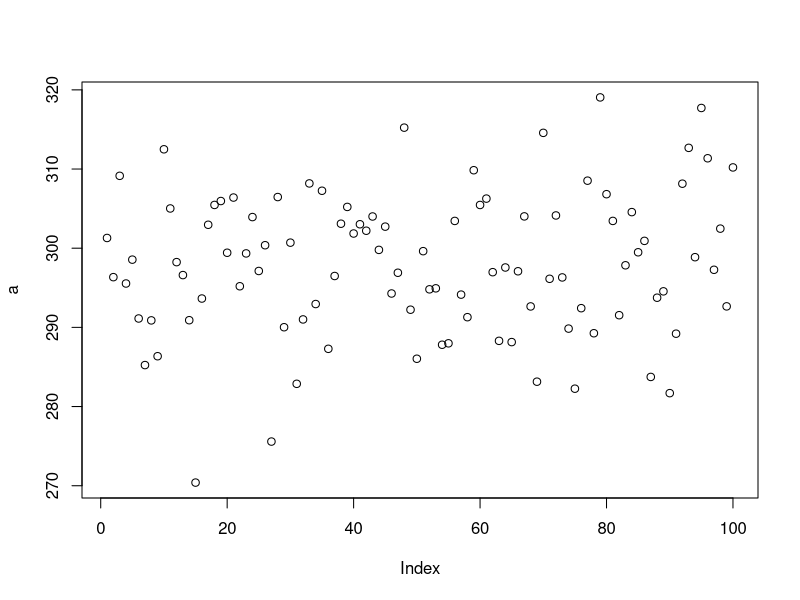
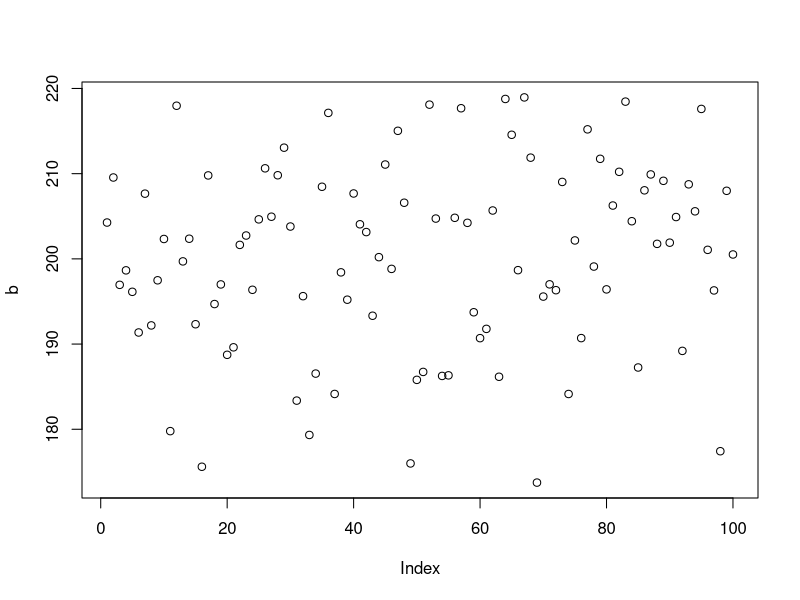
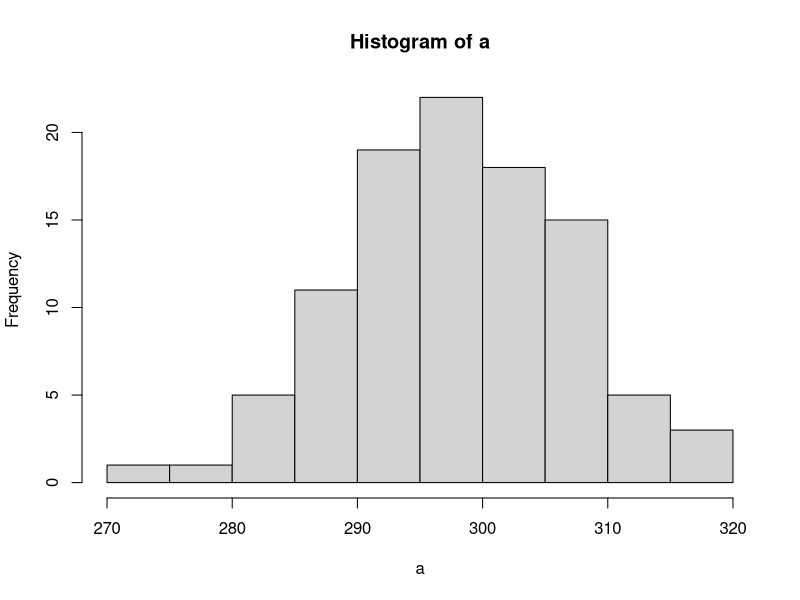
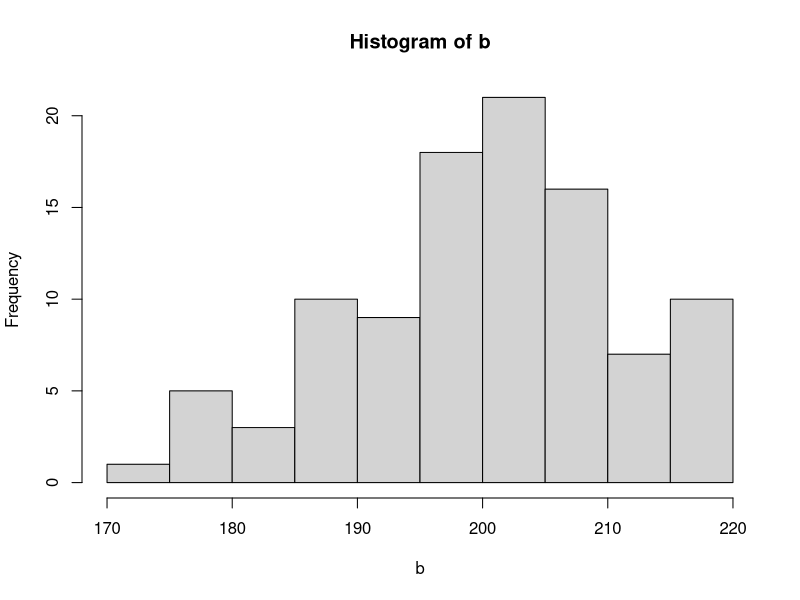
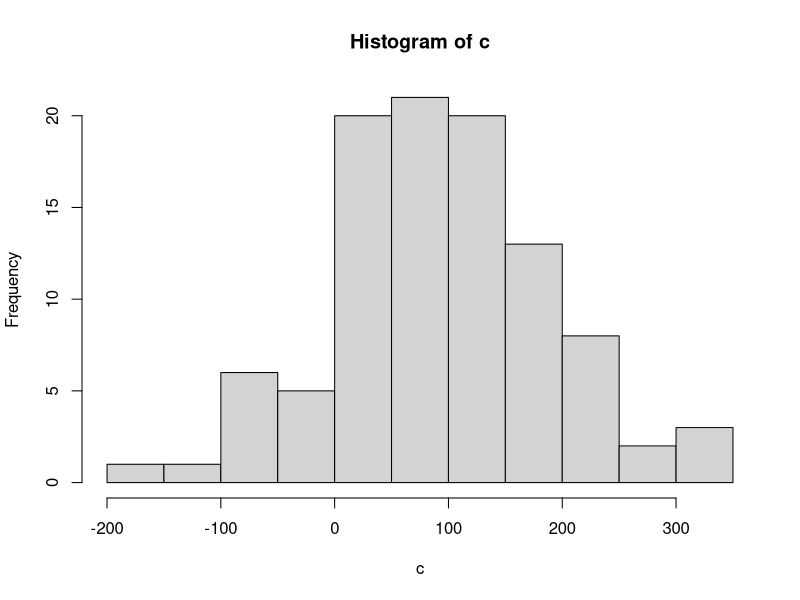

Generate these figures, in order, with R:
# Clear the working memory
rm(list = ls())

mean_a <- 300
mean_b <- 200
mean_c <- 100
sd_a <- 10
sd_b <- 10
sd_c <- 100
n <- 100

a <- rnorm(n,mean_a,sd_a)
b <- rnorm(n,mean_b,sd_b)
c <- rnorm(n,mean_c,sd_c)

plot(a)
plot(b)
hist(a)
hist(b)
hist(c)
t.test(a,b) #Show a low p value, as means are the same
t.test(a,b)
t.test(a,c)
t.test(b,c)
t.test(c(a,b,c))

# Welch Two Sample t-test
# 
# data:  a and c
# t = 19.847, df = 100.648, p-value < 2.2e-16
# alternative hypothesis: true difference in means is not equal to 0
# 95 percent confidence interval:
# 171.8732 210.0482
# sample estimates:
# mean of x mean of y 
# 299.9227  108.9620 
# 
# > t.test(b,c)
# 
# Welch Two Sample t-test
# 
# data:  b and c
# t = 9.3926, df = 100.803, p-value = 1.987e-15
# alternative hypothesis: true difference in means is not equal to 0
# 95 percent confidence interval:
# 71.31202 109.50112
# sample estimates:
# mean of x mean of y 
# 199.3686  108.9620 
# 
# > t.test(c(a,b,c))
# 
# One Sample t-test
# 
# data:  c(a, b, c)
# t = 36.6193, df = 299, p-value < 2.2e-16
# alternative hypothesis: true mean is not equal to 0
# 95 percent confidence interval:
# 191.8552 213.6470
# sample estimates:
# mean of x 
# 202.7511 